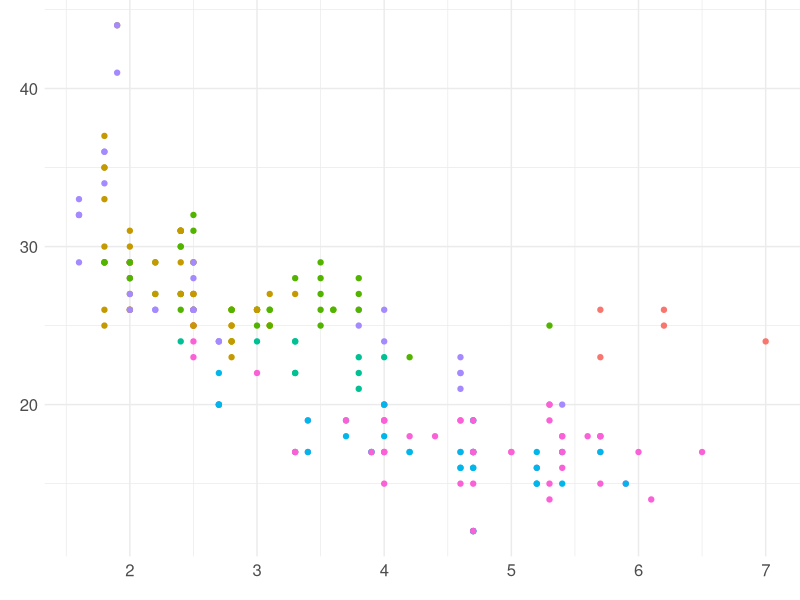
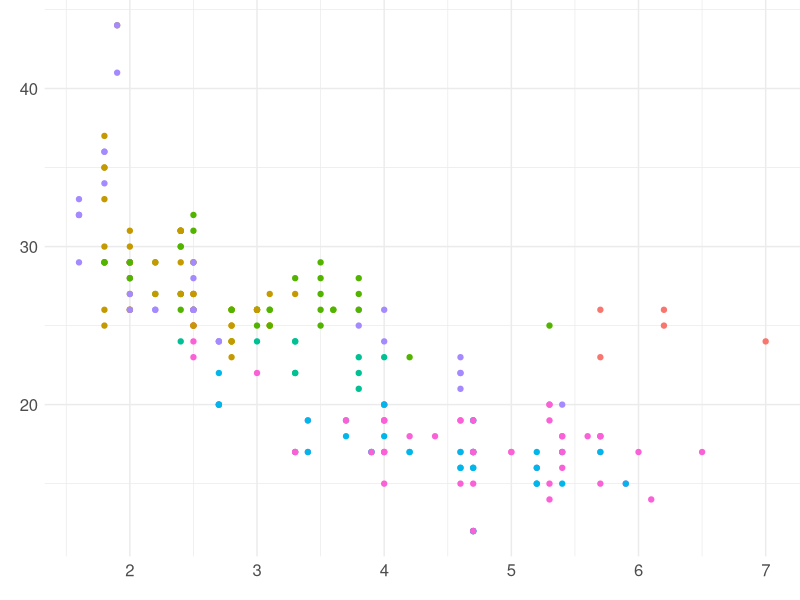
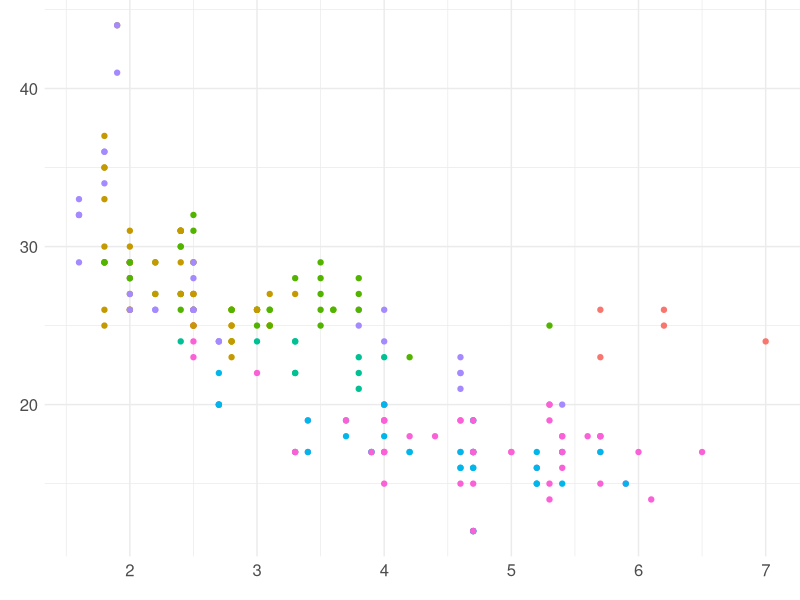
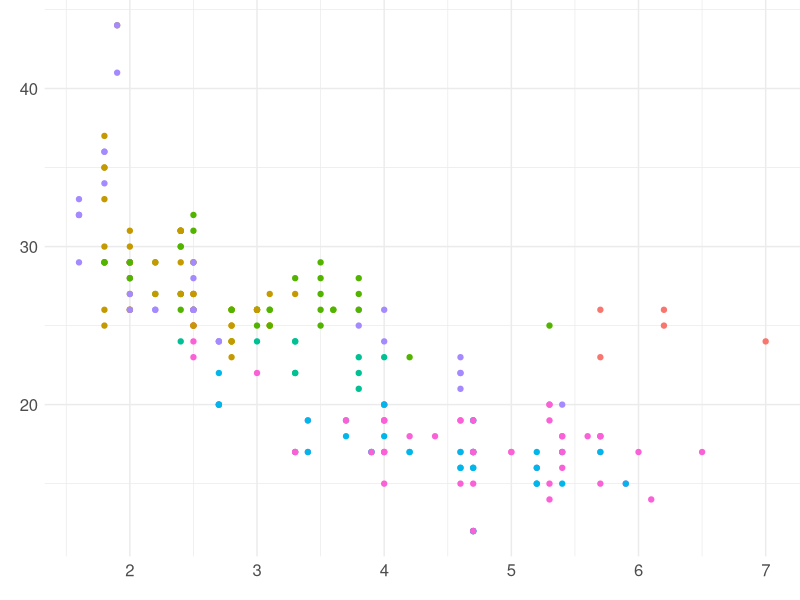
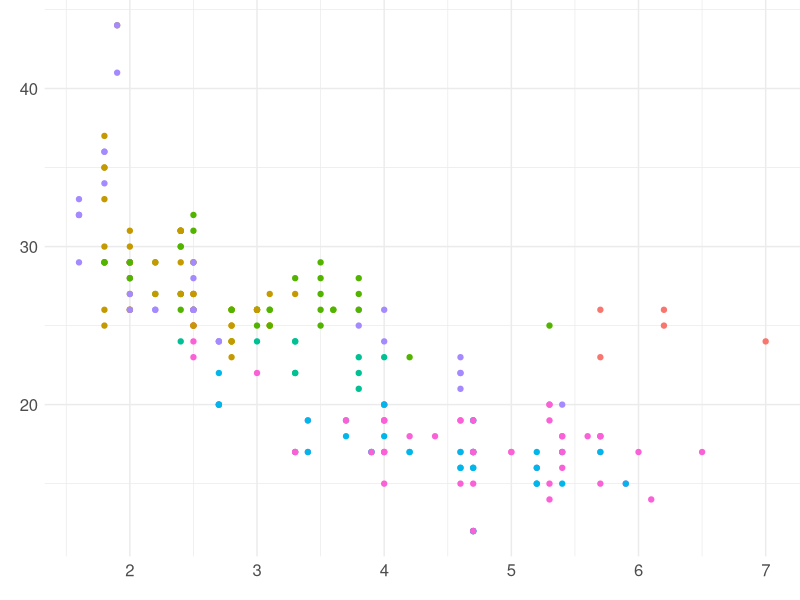
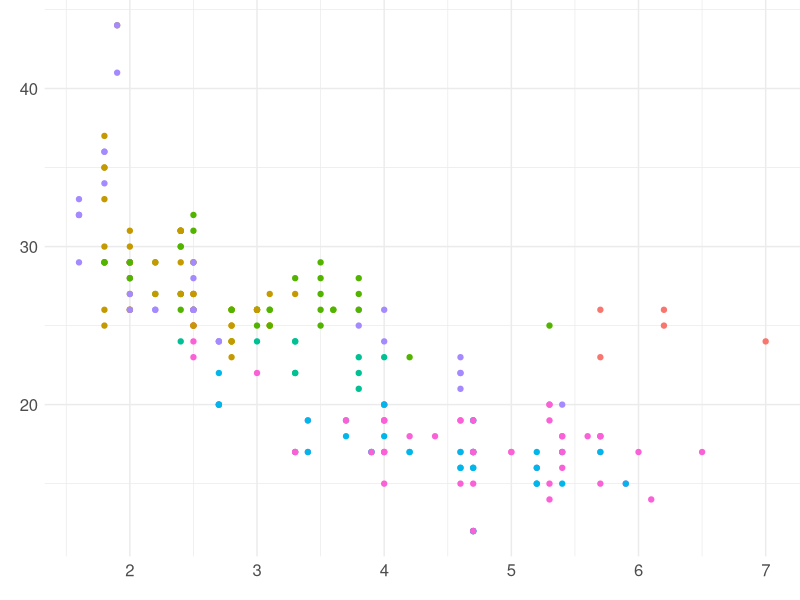
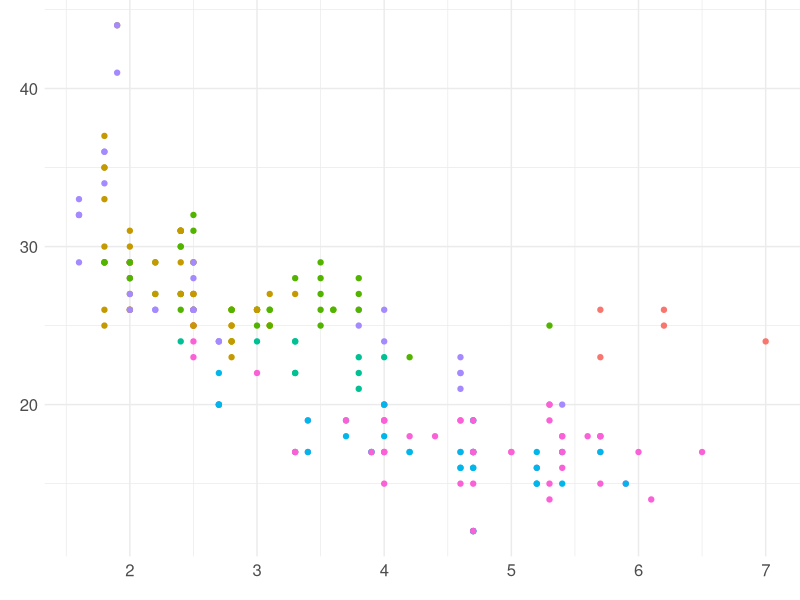
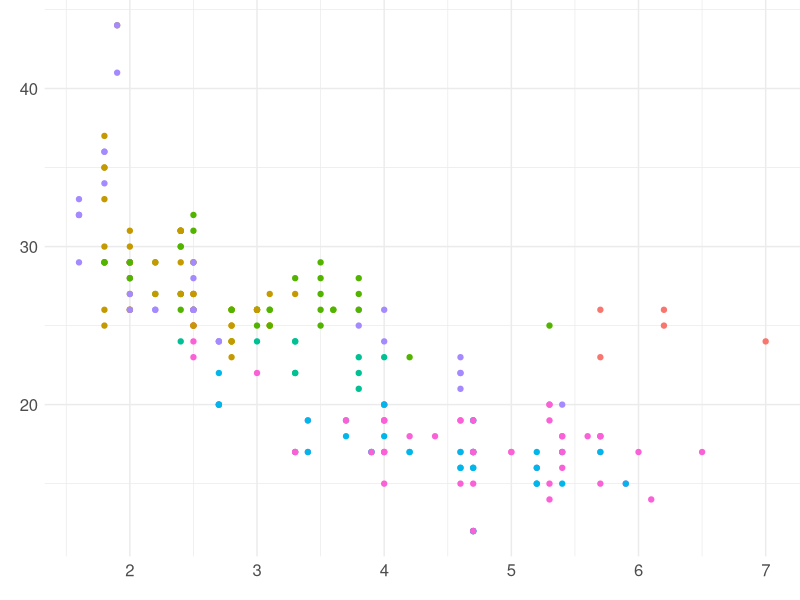

Reproduce these figures in R, in order.
## ---- chunk 1
knitr::opts_chunk$set(
  echo = FALSE,
  out.height = "92%"
)

library(tidyverse)
## ---- chunk 2
ggplot(mpg, aes(displ, hwy, colour = class)) + 
  geom_point() +
  labs(x = "", y = "") +
  theme_minimal() +
  theme(
    plot.margin = margin(t = 0, r = 0, b = 0, l = 0, unit = "pt"),
    plot.title = element_text(size = 18),
    axis.text = element_text(size = 12),
    legend.position = "none"
  )
## ---- chunk 3
ggplot(mpg, aes(displ, hwy, colour = class)) + 
  geom_point() +
  labs(x = "", y = "") +
  theme_minimal() +
  theme(
    plot.margin = margin(t = 0, r = 0, b = 0, l = 0, unit = "pt"),
    plot.title = element_text(size = 18),
    axis.text = element_text(size = 12),
    legend.position = "none"
  )
## ---- chunk 4
ggplot(mpg, aes(displ, hwy, colour = class)) + 
  geom_point() +
  labs(x = "", y = "") +
  theme_minimal() +
  theme(
    plot.margin = margin(t = 0, r = 0, b = 0, l = 0, unit = "pt"),
    plot.title = element_text(size = 18),
    axis.text = element_text(size = 12),
    legend.position = "none"
  )
## ---- chunk 5
ggplot(mpg, aes(displ, hwy, colour = class)) + 
  geom_point() +
  labs(x = "", y = "") +
  theme_minimal() +
  theme(
    plot.margin = margin(t = 0, r = 0, b = 0, l = 0, unit = "pt"),
    plot.title = element_text(size = 18),
    axis.text = element_text(size = 12),
    legend.position = "none"
  )
## ---- chunk 6
ggplot(mpg, aes(displ, hwy, colour = class)) + 
  geom_point() +
  labs(x = "", y = "") +
  theme_minimal() +
  theme(
    plot.margin = margin(t = 0, r = 0, b = 0, l = 0, unit = "pt"),
    plot.title = element_text(size = 18),
    axis.text = element_text(size = 12),
    legend.position = "none"
  )
## ---- chunk 7
ggplot(mpg, aes(displ, hwy, colour = class)) + 
  geom_point() +
  labs(x = "", y = "") +
  theme_minimal() +
  theme(
    plot.margin = margin(t = 0, r = 0, b = 0, l = 0, unit = "pt"),
    plot.title = element_text(size = 18),
    axis.text = element_text(size = 12),
    legend.position = "none"
  )
## ---- chunk 8
ggplot(mpg, aes(displ, hwy, colour = class)) + 
  geom_point() +
  labs(x = "", y = "") +
  theme_minimal() +
  theme(
    plot.margin = margin(t = 0, r = 0, b = 0, l = 0, unit = "pt"),
    plot.title = element_text(size = 18),
    axis.text = element_text(size = 12),
    legend.position = "none"
  )
## ---- chunk 9
ggplot(mpg, aes(displ, hwy, colour = class)) + 
  geom_point() +
  labs(x = "", y = "") +
  theme_minimal() +
  theme(
    plot.margin = margin(t = 0, r = 0, b = 0, l = 0, unit = "pt"),
    plot.title = element_text(size = 18),
    axis.text = element_text(size = 12),
    legend.position = "none"
  )
